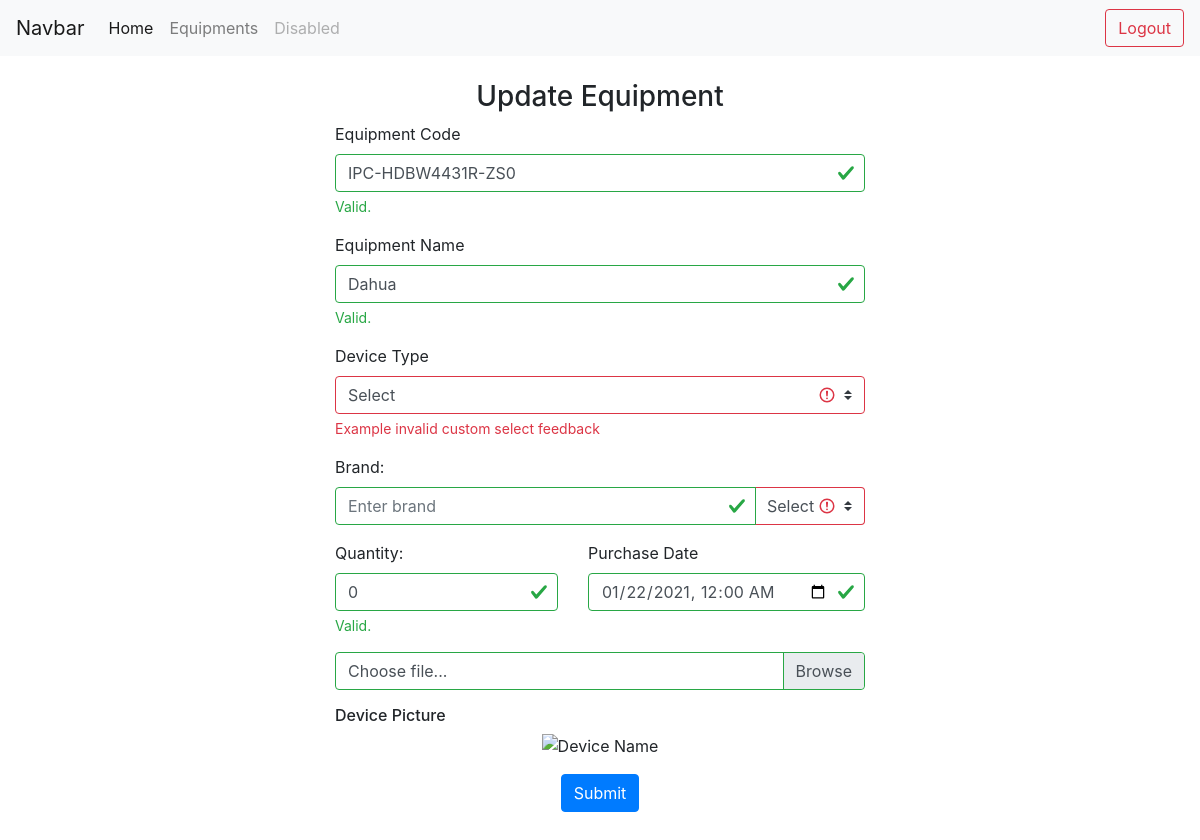
Page /views/UpdateEquipmentForm.php?id=2 on the committed database.
### tables this page shows
CREATE TABLE `equipment` (
`ID` INT(11) NOT NULL AUTO_INCREMENT,
`code` varchar(50) NOT NULL,
`device_name` varchar(50) NOT NULL,
`device_type` varchar(50) NOT NULL,
`quantity` int DEFAULT 0,
`brand` varchar(30) DEFAULT NULL,
`device_image` varchar(50) DEFAULT NULL,
`purchase_date` timestamp NOT NULL DEFAULT current_timestamp(),
`createdAt` timestamp NOT NULL DEFAULT current_timestamp(),
`updatedAt` timestamp NOT NULL DEFAULT current_timestamp() ON UPDATE current_timestamp(),
`deletedAt` timestamp NULL DEFAULT NULL,

PRIMARY KEY (`ID`),
UNIQUE KEY `UQ_Equipment_code` (`code`)
);

### views/UpdateEquipmentForm.php (the view, shortened to what this page needs)
<!DOCTYPE html>
<html lang="en">
<head>
    <?php include "layouts/Head.php" ?>
</head>
<body>
    <?php require_once "../connectDB.php"; ?>
    <?php
        if(isset($_GET["id"])){
            $equipment_id = $_GET["id"];
            $query_update = "SELECT * FROM equipment WHERE ID = " . $equipment_id;
            $result = mysqli_query($connectDB, $query_update);
            $equipment_data = null;
            if(mysqli_num_rows($result) > 0){
                $equipment_data = mysqli_fetch_assoc($result);
            }
        }
    ?>
    <?php include "layouts/Header.php" ?>
    <div class="container mt-4">
        <h3 class="text-center">Update Equipment</h3>
        <form action="../php/UpdateEquipment.php" method="POST" class="was-validated mb-5" enctype="multipart/form-data">
            <div class="form-group">
                <label for="equipment_code">Equipment Code</label>
                <input type="text" class="form-control" id="equipment_code" placeholder="Enter code"
                    name="equipment_code" value="<?php echo $equipment_data["code"]; ?>" required>
                <div class="valid-feedback">Valid.</div>
            </div>
            <div class="form-group">
                <label for="device_name">Equipment Name</label>
                <input type="text" class="form-control" id="device_name" placeholder="Enter equipment name"
                    name="device_name" value="<?php echo $equipment_data["device_name"]; ?>" required>
                <div class="valid-feedback">Valid.</div>
            </div>
            <div class="form-group">
                <label for="device_type">Device Type</label>
                <select class="custom-select" id="device_type" name="device_type" required>
                    <option value="" selected>Select</option>
                </select>
                <div class="invalid-feedback">Example invalid custom select feedback</div>
            </div>
            <div class="form-group">
                <label for="brand">Brand:</label>
                <div class="input-group">
                    <input type="text" class="form-control" id="brand" placeholder="Enter brand" name="brand">
                    <div class="input-group-append">
                        <select class="custom-select" id="brand_select" name="brand_select" required>
                            <option value="">Select</option>
                        </select>
                    </div>
                </div>
            </div>
            <div class="form-group row">
                <div class="col">
                    <label for="uname">Quantity:</label>
                    <input type="number" class="form-control"
                        value="0" min="0" id="quantity" placeholder="Enter quantity"
                        name="quantity" value="<?php echo $equipment_data["quantity"]; ?>" required>
                    <div class="valid-feedback">Valid.</div>
                </div>
                <div class="col">
                    <label for="purchase_date">Purchase Date</label>
                    <input type="datetime-local" class="form-control" id="purchase_date" name="purchase_date"
                        value="<?php echo $equipment_data["purchase_date"]; ?>" >
                </div>
            </div>
            <div class="custom-file">
                <label class="custom-file-label" for="device_image">Choose file...</label>
            </div>
            <div class="form-group text-center mt-3">
                <h6 class="text-left">Device Picture</h6>
                <img src="<?php echo $equipment_data["device_image"]; ?>" alt="Device Name" id="device_picture" srcset="">
            </div>
            <div class="button-group text-center mt-3">
                <button type="submit" id="btn_Submit" class="btn btn-primary">Submit</button>
            </div>
        </form>
    </div>
</body>
</html>

### views/UpdateEquipmentForm.php (style rules this page uses)
.container { max-width: 35rem; }
#brand_select { border-left: none; border-top-left-radius: 0; border-bottom-left-radius: 0; }
#device_picture { max-width: 80%; }

### rows in the picture
equipment: equipment_code "IPC-HDBW4431R-ZS0", device_name "Dahua", purchase_date "01/22/2021 00:00"
